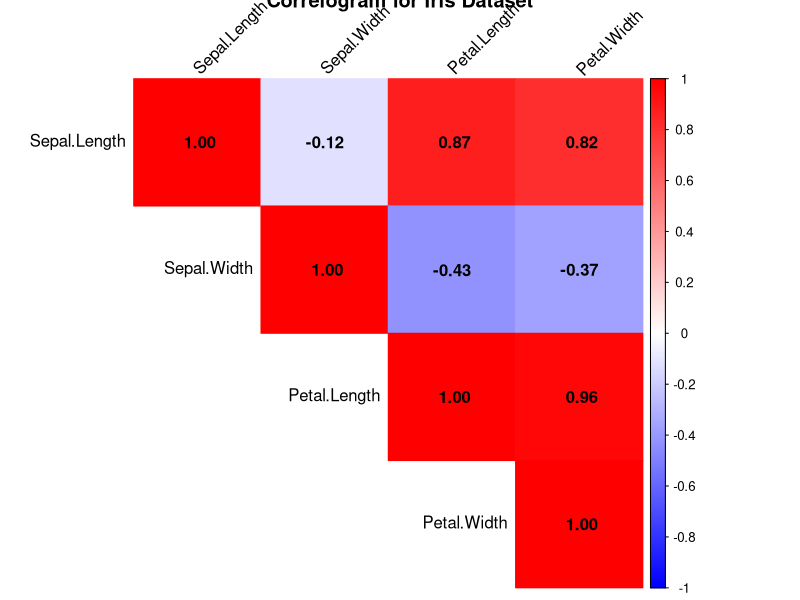

The R source for this figure:
# Install corrplot (if needed) 
install.packages("corrplot") # Load library 
library(corrplot)
# Load iris dataset 
data(iris) 
# Use only numeric columns 
iris_num <- iris[, 1:4]
# Compute correlation matrix 
cor_matrix <- cor(iris_num) # Correlogram Visualization 
corrplot(
cor_matrix,
method = "color",		# Color tiles 
type = "upper",	# Upper triangle
addCoef.col = "black",	# Add correlation values 
tl.col = "black",	# Variable label color
tl.srt = 45,	# Label rotation
col = colorRampPalette(c("blue", "white", "red"))(200), 
main = "Correlogram for Iris Dataset"
)
